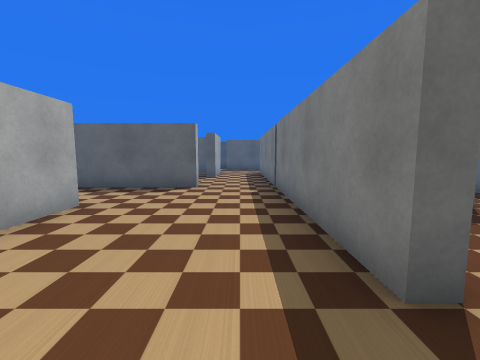
view 1 (above)

19 first-person views from a walk through a robot-simulator world made for Webots. The camera is 0.51 m above the floor, tilts 6° down and sees 90° across. The floor is counted in squares, 0.5 m on a side. Each view is taken from the middle of a square. On the plan, view 1 faces up. The plan holds only what a view shows up to about 11 squares ahead; the rest is blank. The robots in the file are not drawn. Webots' stock objects and surfaces are drawn as simple stand-ins.

view 2
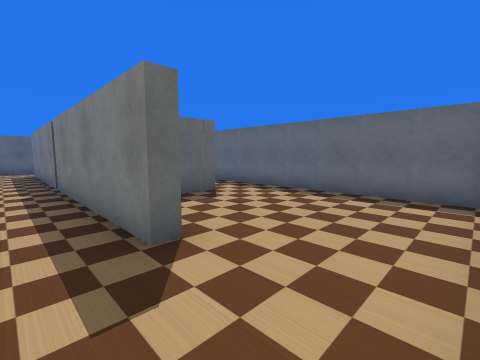

view 3
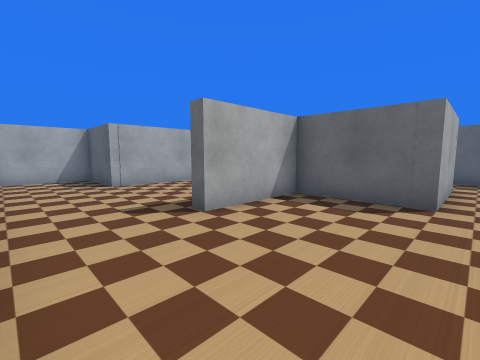

view 4
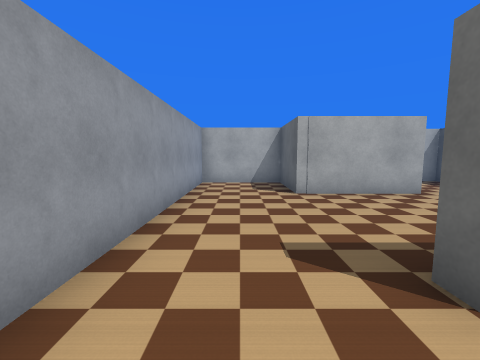

view 5
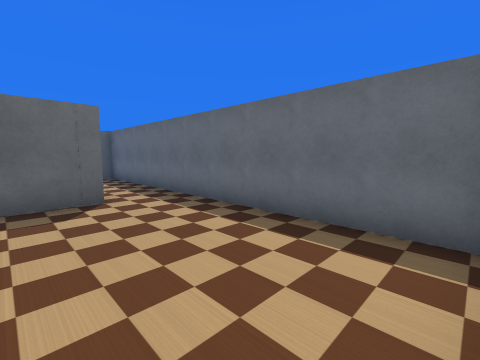

view 6
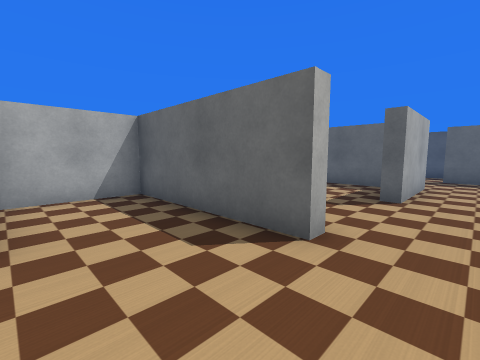

view 7
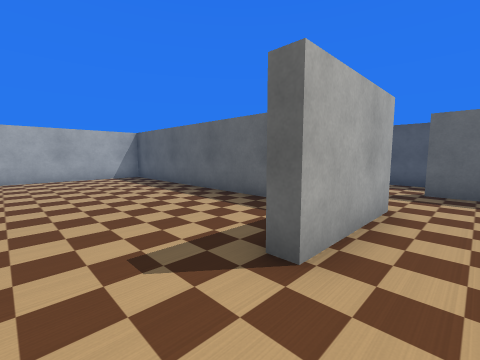

view 8
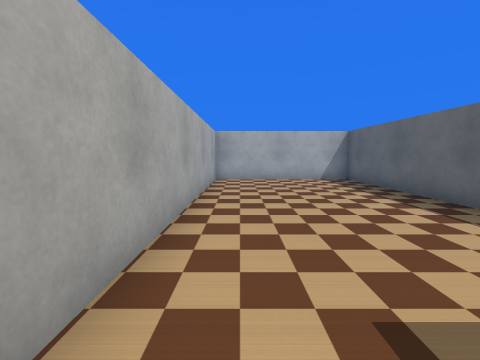

view 9
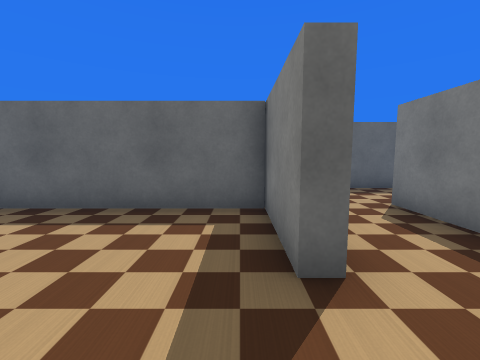

view 10
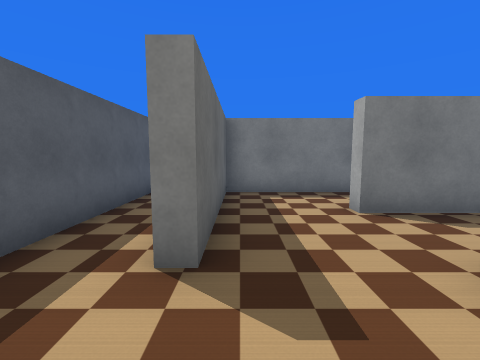

view 11
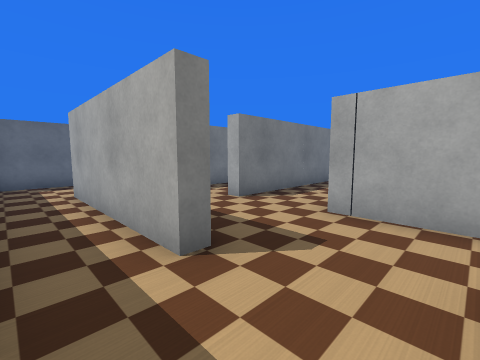

view 12
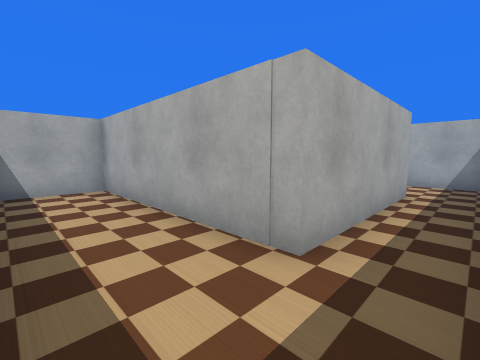

view 13
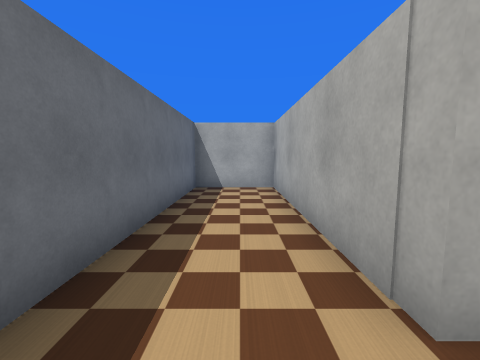

view 14
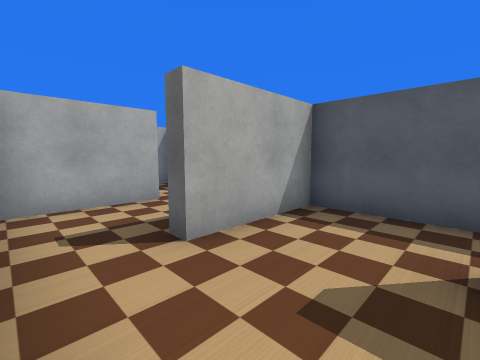

view 15
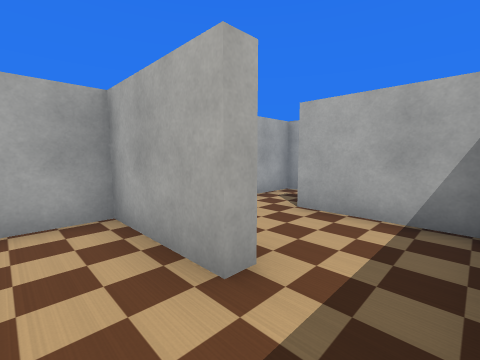

view 16
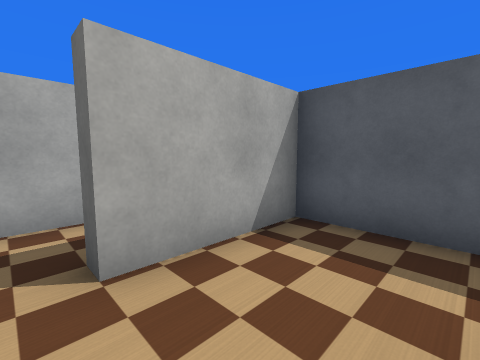

view 17
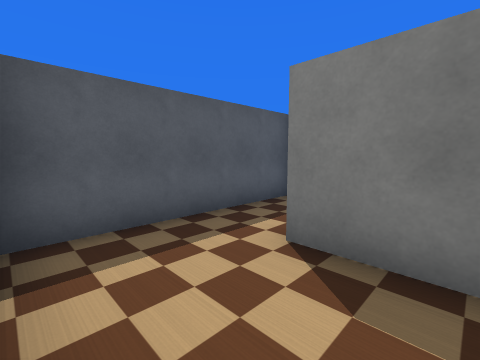

view 18
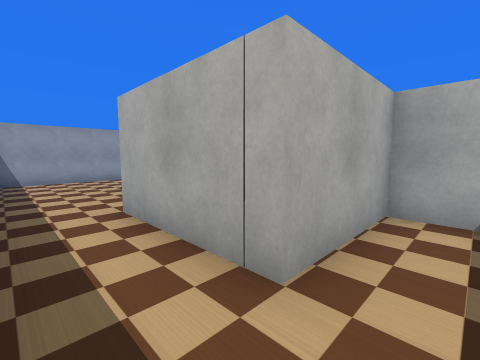

view 19
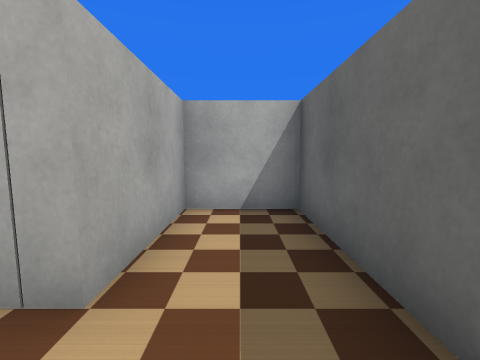

### Floor plan
Ten units are one square. View 1 is at (0, 0); x grows to the right and y downward. Boxes are objects, and circles mark ways between rooms. Rooms are numbered by the first view taken in them; rooms with no view inside come last. Other rooms are left out.
<svg viewBox="-116 -189 185 208">
<path fill="none" stroke="#000" d="M-32 -49 -32 -16 -59 -16 -59 14 61 14M-14 -76 -62 -76 -62 -49M64 11 64 -101 15 -101 15 -80 45 -80 45 -46 15 -46 15 -16 11 -16 11 -76M-15 -135 -111 -135 -111 -80 -19 -80M-14 -80 -14 -76M-11 -139 -11 -109 -15 -109 -15 -140M11 -79 11 -139M11 -139 16 -139M-31 -139 -11 -139M32 -164 -9 -164 -9 -168 39 -168M35 -120 35 -164M35 -184 -34 -184 -34 -155M39 -168 39 -105 64 -105 64 -181M-39 -184 -54 -184M-91 -165 -91 -155M-66 -149 -66 -166M-91 -155 -95 -155M-111 -159 -111 -139 -96 -139M-66 -166 -62 -166M-54 -184 -91 -184 -91 -165M-34 -155 -39 -155M-62 -166 -62 -139 -49 -139"/>
<circle cx="-5" cy="-80" r="3" fill="#2a7"/>
<circle cx="0" cy="-130" r="3" fill="#2a7"/>
<circle cx="40" cy="-180" r="3" fill="#2a7"/>
<circle cx="-40" cy="-150" r="3" fill="#2a7"/>
<circle cx="-60" cy="-175" r="3" fill="#2a7"/>
<circle cx="-50" cy="-160" r="3" fill="#2a7"/>
<circle cx="-90" cy="-150" r="3" fill="#2a7"/>
<circle cx="-75" cy="-160" r="3" fill="#2a7"/>
<text x="20" y="-30">1</text>
<text x="-50" y="-110">2</text>
<text x="0" y="-150">3</text>
<text x="50" y="-150">4</text>
<text x="-50" y="-180">5</text>
<text x="-80" y="-160">6</text>
<text x="-100" y="-150">7</text>
<text x="-70" y="-180">8</text>
<text x="-50" y="-150">9</text>
</svg>
Room 1 opens to room 2. Room 2 opens to room 3. Room 3 opens to room 4. Room 3 opens to room 9. Room 5 opens to room 8. Room 5 opens to room 9. Room 6 opens to room 7. Room 6 opens to room 8.

Where each view was taken, in squares from view 1:
view 1: 0 up, 0 right, facing up
view 2: 1 down, 0 right, facing up-right
view 3: 1 down, 5 right, facing up-left
view 4: 0 up, 3 right, facing left
view 5: 1 down, 3 right, facing up-right
view 6: 5 up, 0 right, facing up-left
view 7: 9 up, 0 right, facing up-left
view 8: 9 up, 1 left, facing left
view 9: 9 up, 2 left, facing up
view 10: 16 up, 3 left, facing right
view 11: 18 up, 3 left, facing down-right
view 12: 18 up, 6 right, facing down-left
view 13: 18 up, 5 right, facing down
view 14: 14 up, 1 left, facing up-left
view 15: 18 up, 5 left, facing down-left
view 16: 15 up, 7 left, facing up-left
view 17: 15 up, 9 left, facing up-right
view 18: 9 up, 6 right, facing down-left
view 19: 9 up, 6 right, facing left
